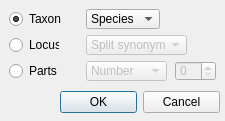
<?xml version="1.0" encoding="UTF-8"?>
<ui version="4.0">
 <class>Dialog</class>
 <widget class="QDialog" name="Dialog">
  <property name="geometry">
   <rect>
    <x>0</x>
    <y>0</y>
    <width>225</width>
    <height>121</height>
   </rect>
  </property>
  <property name="windowTitle">
   <string>Splitting</string>
  </property>
  <property name="windowIcon">
   <iconset>
    <normaloff>../pic/256x256_BlackLogo.png</normaloff>../pic/256x256_BlackLogo.png</iconset>
  </property>
  <widget class="QRadioButton" name="radioButton">
   <property name="geometry">
    <rect>
     <x>9</x>
     <y>10</y>
     <width>53</width>
     <height>18</height>
    </rect>
   </property>
   <property name="sizePolicy">
    <sizepolicy hsizetype="Fixed" vsizetype="Fixed">
     <horstretch>0</horstretch>
     <verstretch>0</verstretch>
    </sizepolicy>
   </property>
   <property name="text">
    <string>Taxon</string>
   </property>
   <property name="checked">
    <bool>true</bool>
   </property>
  </widget>
  <widget class="QRadioButton" name="radioButton_2">
   <property name="geometry">
    <rect>
     <x>9</x>
     <y>36</y>
     <width>50</width>
     <height>18</height>
    </rect>
   </property>
   <property name="sizePolicy">
    <sizepolicy hsizetype="Fixed" vsizetype="Fixed">
     <horstretch>0</horstretch>
     <verstretch>0</verstretch>
    </sizepolicy>
   </property>
   <property name="text">
    <string>Locus</string>
   </property>
  </widget>
  <widget class="QRadioButton" name="radioButton_3">
   <property name="geometry">
    <rect>
     <x>9</x>
     <y>62</y>
     <width>48</width>
     <height>18</height>
    </rect>
   </property>
   <property name="sizePolicy">
    <sizepolicy hsizetype="Fixed" vsizetype="Fixed">
     <horstretch>0</horstretch>
     <verstretch>0</verstretch>
    </sizepolicy>
   </property>
   <property name="text">
    <string>Parts</string>
   </property>
  </widget>
  <widget class="QComboBox" name="comboBox_2">
   <property name="enabled">
    <bool>false</bool>
   </property>
   <property name="geometry">
    <rect>
     <x>86</x>
     <y>35</y>
     <width>101</width>
     <height>20</height>
    </rect>
   </property>
   <property name="sizePolicy">
    <sizepolicy hsizetype="Fixed" vsizetype="Fixed">
     <horstretch>0</horstretch>
     <verstretch>0</verstretch>
    </sizepolicy>
   </property>
   <item>
    <property name="text">
     <string>Split synonyms</string>
    </property>
   </item>
   <item>
    <property name="text">
     <string>Unite synonyms</string>
    </property>
   </item>
  </widget>
  <widget class="QComboBox" name="comboBox_3">
   <property name="enabled">
    <bool>false</bool>
   </property>
   <property name="geometry">
    <rect>
     <x>86</x>
     <y>61</y>
     <width>81</width>
     <height>20</height>
    </rect>
   </property>
   <property name="sizePolicy">
    <sizepolicy hsizetype="Fixed" vsizetype="Fixed">
     <horstretch>0</horstretch>
     <verstretch>0</verstretch>
    </sizepolicy>
   </property>
   <item>
    <property name="text">
     <string>Number</string>
    </property>
   </item>
   <item>
    <property name="text">
     <string>Size</string>
    </property>
   </item>
  </widget>
  <widget class="QComboBox" name="comboBox">
   <property name="geometry">
    <rect>
     <x>86</x>
     <y>9</y>
     <width>74</width>
     <height>20</height>
    </rect>
   </property>
   <property name="sizePolicy">
    <sizepolicy hsizetype="Fixed" vsizetype="Fixed">
     <horstretch>0</horstretch>
     <verstretch>0</verstretch>
    </sizepolicy>
   </property>
   <item>
    <property name="text">
     <string>Species</string>
    </property>
   </item>
   <item>
    <property name="text">
     <string>Genus</string>
    </property>
   </item>
   <item>
    <property name="text">
     <string>Family</string>
    </property>
   </item>
  </widget>
  <widget class="QDialogButtonBox" name="buttonBox">
   <property name="geometry">
    <rect>
     <x>60</x>
     <y>90</y>
     <width>160</width>
     <height>25</height>
    </rect>
   </property>
   <property name="orientation">
    <enum>Qt::Horizontal</enum>
   </property>
   <property name="standardButtons">
    <set>QDialogButtonBox::Cancel|QDialogButtonBox::Ok</set>
   </property>
  </widget>
  <widget class="QSpinBox" name="spinBox">
   <property name="enabled">
    <bool>false</bool>
   </property>
   <property name="geometry">
    <rect>
     <x>175</x>
     <y>61</y>
     <width>41</width>
     <height>20</height>
    </rect>
   </property>
   <property name="sizePolicy">
    <sizepolicy hsizetype="Fixed" vsizetype="Fixed">
     <horstretch>0</horstretch>
     <verstretch>0</verstretch>
    </sizepolicy>
   </property>
  </widget>
 </widget>
 <resources/>
 <connections>
  <connection>
   <sender>buttonBox</sender>
   <signal>accepted()</signal>
   <receiver>Dialog</receiver>
   <slot>accept()</slot>
   <hints>
    <hint type="sourcelabel">
     <x>168</x>
     <y>111</y>
    </hint>
    <hint type="destinationlabel">
     <x>157</x>
     <y>120</y>
    </hint>
   </hints>
  </connection>
  <connection>
   <sender>buttonBox</sender>
   <signal>rejected()</signal>
   <receiver>Dialog</receiver>
   <slot>reject()</slot>
   <hints>
    <hint type="sourcelabel">
     <x>168</x>
     <y>111</y>
    </hint>
    <hint type="destinationlabel">
     <x>224</x>
     <y>120</y>
    </hint>
   </hints>
  </connection>
  <connection>
   <sender>radioButton</sender>
   <signal>toggled(bool)</signal>
   <receiver>comboBox</receiver>
   <slot>setEnabled(bool)</slot>
   <hints>
    <hint type="sourcelabel">
     <x>27</x>
     <y>18</y>
    </hint>
    <hint type="destinationlabel">
     <x>94</x>
     <y>24</y>
    </hint>
   </hints>
  </connection>
  <connection>
   <sender>radioButton_2</sender>
   <signal>toggled(bool)</signal>
   <receiver>comboBox_2</receiver>
   <slot>setEnabled(bool)</slot>
   <hints>
    <hint type="sourcelabel">
     <x>34</x>
     <y>42</y>
    </hint>
    <hint type="destinationlabel">
     <x>98</x>
     <y>48</y>
    </hint>
   </hints>
  </connection>
  <connection>
   <sender>radioButton_3</sender>
   <signal>toggled(bool)</signal>
   <receiver>comboBox_3</receiver>
   <slot>setEnabled(bool)</slot>
   <hints>
    <hint type="sourcelabel">
     <x>44</x>
     <y>74</y>
    </hint>
    <hint type="destinationlabel">
     <x>129</x>
     <y>73</y>
    </hint>
   </hints>
  </connection>
  <connection>
   <sender>radioButton_3</sender>
   <signal>toggled(bool)</signal>
   <receiver>spinBox</receiver>
   <slot>setEnabled(bool)</slot>
   <hints>
    <hint type="sourcelabel">
     <x>34</x>
     <y>70</y>
    </hint>
    <hint type="destinationlabel">
     <x>193</x>
     <y>80</y>
    </hint>
   </hints>
  </connection>
 </connections>
</ui>
